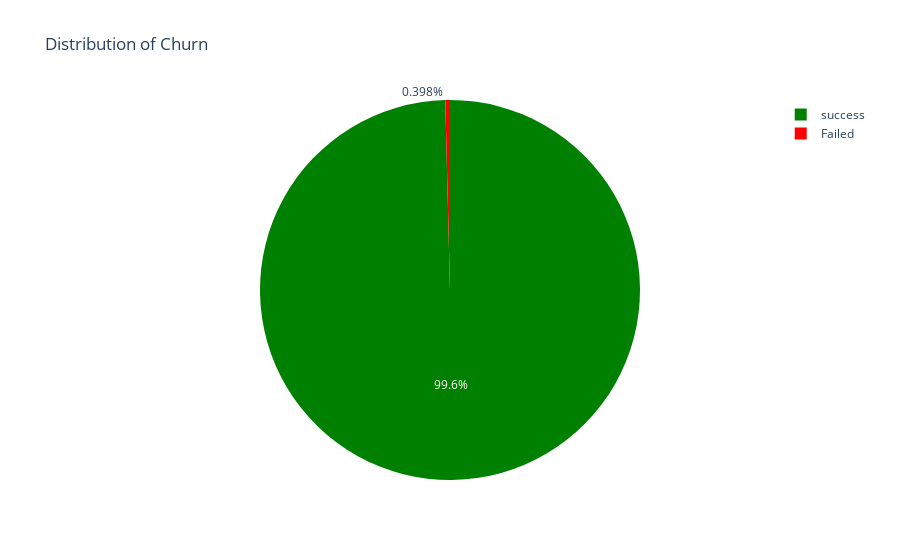

Notebook code cell kept with this figure:
### Code cell
target_instance = dc["Failed"].value_counts().to_frame()
target_instance = target_instance.reset_index()
target_instance = target_instance.rename(columns={'index': 'Category'})
fig = px.pie(target_instance, values='Failed', names='Category', color_discrete_sequence=["green", "red"],
             title='Distribution of Churn')
fig.show()

### Figure 1 — Plotly figure (JSON) as saved in the notebook; plotly's stock layout.template omitted (floating-point values rounded to 4 significant figures)
{"data": [{"domain": {"x": [0, 1], "y": [0, 1]}, "hovertemplate": "Category=%{label}<br>Failed=%{value}<extra></extra>", "labels": ["success", "Failed"], "legendgroup": "", "name": "", "showlegend": true, "type": "pie", "values": [149403, 597]}], "layout": {"legend": {"tracegroupgap": 0}, "piecolorway": ["green", "red"], "title": {"text": "Distribution of Churn"}}}
